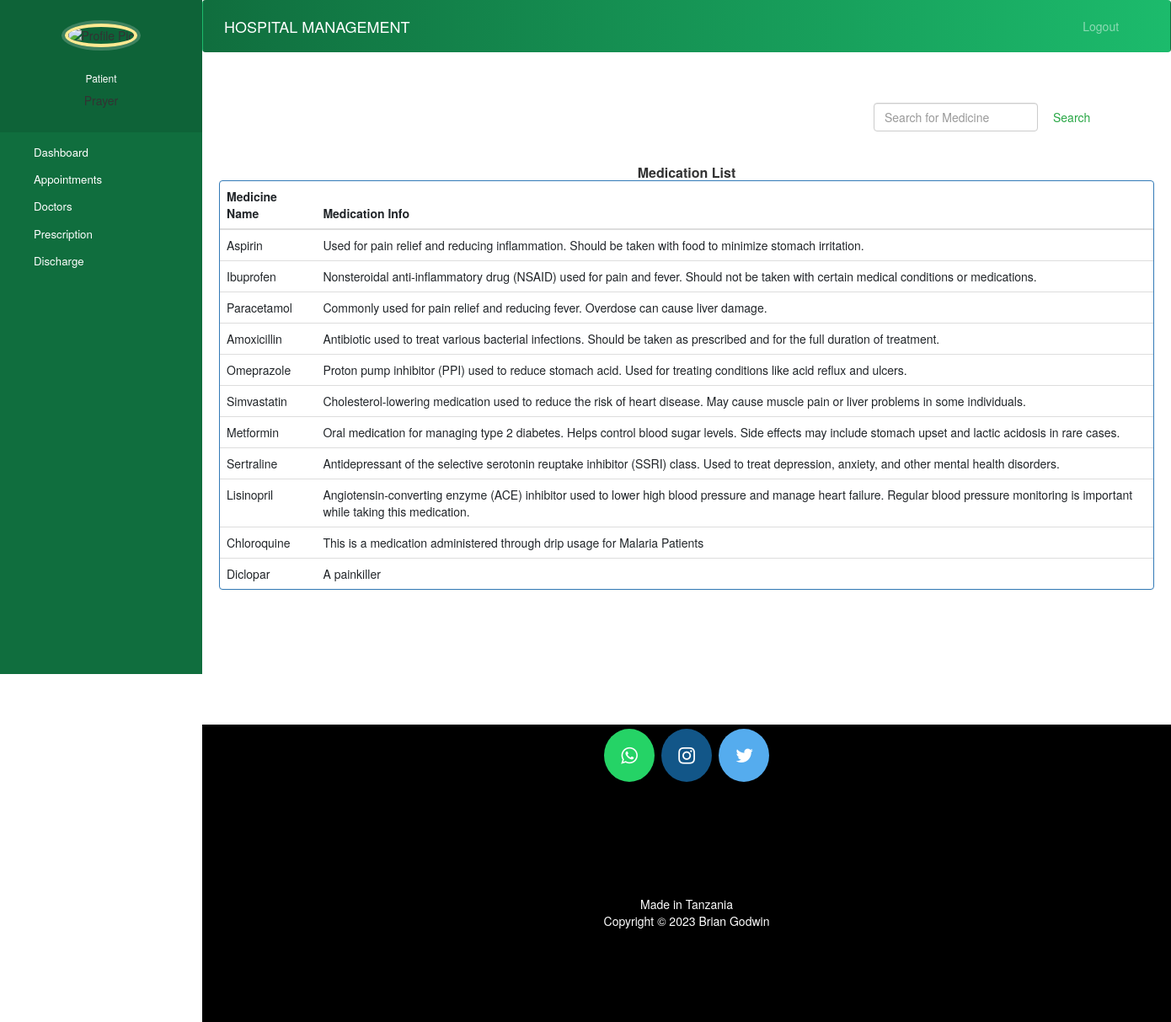
/reminder/list-medicines (signed in), run on the app's committed database.
### reminder/models.py (models this page shows, shortened)
class Medicine(models.Model):
    medication_name = models.TextField(null=True)
    medicine_info = models.TextField(null=True)

### reminder/views.py (the view)
# urls.py: path("list-medicines", views.list_medicines, name='list-medicines'),
@login_required(login_url='hospital/adminlogin')
@login_required(login_url='hospital/doctorlogin')
def list_medicines(request):
    medicines = models.Medicine.objects.all()
    return render(request, 'reminder/patient_list_medicine.html', {'medicines': medicines})

### templates/reminder/patient_list_medicine.html (shortened to what this page needs)
{% extends 'hospital/patient_base.html' %}
{% block content %}
{%load static%}
  <head>
    <link href="//netdna.bootstrapcdn.com/bootstrap/3.0.0/css/bootstrap.min.css" rel="stylesheet" id="bootstrap-css">
  </head>
  <div class="container">
      <form  action="/reminder/search-medicine-view" method="get" style="margin-left:70%;" class="form-inline my-2 my-lg-0">
        <input class="form-control mr-sm-2" type="search" placeholder="Search for Medicine" name="query" id="query" aria-label="Search">
        <button class="btn btn-outline-success my-2 my-sm-0" type="submit">Search</button>
      </form>
      <br><br>
    {% if medicines %}
    <div>
      <h6 class="panel-title"><strong> Medication List </strong></h6>
    </div>
    <div class="panel panel-primary">
      <table class="table table-hover" id="dev-table">
          <thead>
            <tr>
              <th>Medicine Name</th>
              <th>Medication Info</th>
            </tr>
          </thead>
          {% for medicine in medicines %}
          <tr>
            <td> {{ medicine.medication_name }}</td>
            <td>{{ medicine.medicine_info }}</td>
          </tr>
          {% endfor %}
        </table>
    </div>
    {%else%}
    <br><br><br>
    <h4 style="text-align: center;color: red;">No Medicines found !!!</h4>
    {% endif %}
  </div>
{% endblock content %}

### templates/hospital/patient_base.html (style rules this page uses)
body { padding-left: 240px; }

### templates/reminder/patient_list_medicine.html (style rules this page uses)
h6 { text-align: center; }

### data on the page
Medicine: medication_name "Aspirin", medicine_info "Used for pain relief and reducing inflammation. Should be taken with food to minimize stomach irritation."
Medicine: medication_name "Ibuprofen", medicine_info "Nonsteroidal anti-inflammatory drug (NSAID) used for pain and fever. Should not be taken with certain medical conditions or medications."
Medicine: medication_name "Paracetamol", medicine_info "Commonly used for pain relief and reducing fever. Overdose can cause liver damage."
Medicine: medication_name "Amoxicillin", medicine_info "Antibiotic used to treat various bacterial infections. Should be taken as prescribed and for the full duration of treatment."
Medicine: medication_name "Omeprazole", medicine_info "Proton pump inhibitor (PPI) used to reduce stomach acid. Used for treating conditions like acid reflux and ulcers."
Medicine: medication_name "Simvastatin", medicine_info "Cholesterol-lowering medication used to reduce the risk of heart disease. May cause muscle pain or liver problems in some individuals."
Medicine: medication_name "Metformin", medicine_info "Oral medication for managing type 2 diabetes. Helps control blood sugar levels. Side effects may include stomach upset and lactic acidosis in rare cases."
Medicine: medication_name "Sertraline", medicine_info "Antidepressant of the selective serotonin reuptake inhibitor (SSRI) class. Used to treat depression, anxiety, and other mental health disorders."
Medicine: medication_name "Lisinopril", medicine_info "Angiotensin-converting enzyme (ACE) inhibitor used to lower high blood pressure and manage heart failure. Regular blood pressure monitoring is important while taking this medication."
Medicine: medication_name "Chloroquine", medicine_info "This is a medication administered through drip usage for Malaria Patients"
Medicine: medication_name "Diclopar", medicine_info "A painkiller"
